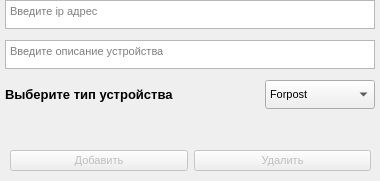
      <widget class="QWidget" name="page">
       <property name="geometry">
        <rect>
         <x>0</x>
         <y>0</y>
         <width>380</width>
         <height>181</height>
        </rect>
       </property>
       <attribute name="label">
        <string>Добавить | Удалить устройство</string>
       </attribute>
       <widget class="QComboBox" name="comboBox">
        <property name="geometry">
         <rect>
          <x>265</x>
          <y>80</y>
          <width>110</width>
          <height>29</height>
         </rect>
        </property>
        <property name="font">
         <font>
          <pointsize>8</pointsize>
          <weight>50</weight>
          <italic>false</italic>
          <bold>false</bold>
          <underline>false</underline>
         </font>
        </property>
        <property name="acceptDrops">
         <bool>false</bool>
        </property>
        <property name="layoutDirection">
         <enum>Qt::LeftToRight</enum>
        </property>
        <property name="styleSheet">
         <string notr="true"/>
        </property>
        <property name="editable">
         <bool>false</bool>
        </property>
        <property name="maxVisibleItems">
         <number>10</number>
        </property>
        <item>
         <property name="text">
          <string comment="12">Forpost</string>
         </property>
        </item>
        <item>
         <property name="text">
          <string>Forpost_2</string>
         </property>
        </item>
        <item>
         <property name="text">
          <string>Forpost_3</string>
         </property>
        </item>
        <item>
         <property name="text">
          <string>APC</string>
         </property>
        </item>
        <item>
         <property name="text">
          <string>Eaton</string>
         </property>
        </item>
        <item>
         <property name="text">
          <string>SC200</string>
         </property>
        </item>
        <item>
         <property name="text">
          <string>Legrand</string>
         </property>
        </item>
        <item>
         <property name="text">
          <string>Modbus</string>
         </property>
        </item>
        <item>
         <property name="text">
          <string>Eltek</string>
         </property>
        </item>
        <item>
         <property name="text">
          <string>MACC</string>
         </property>
        </item>
        <item>
         <property name="text">
          <string>Cisco</string>
         </property>
        </item>
       </widget>
       <widget class="QTextEdit" name="textEdit_4">
        <property name="geometry">
         <rect>
          <x>5</x>
          <y>40</y>
          <width>370</width>
          <height>29</height>
         </rect>
        </property>
        <property name="maximumSize">
         <size>
          <width>16777215</width>
          <height>29</height>
         </size>
        </property>
        <property name="font">
         <font>
          <pointsize>8</pointsize>
          <weight>50</weight>
          <bold>false</bold>
         </font>
        </property>
        <property name="toolTip">
         <string/>
        </property>
        <property name="placeholderText">
         <string>Введите описание устройства</string>
        </property>
       </widget>
       <widget class="QTextEdit" name="textEdit">
        <property name="geometry">
         <rect>
          <x>5</x>
          <y>0</y>
          <width>370</width>
          <height>29</height>
         </rect>
        </property>
        <property name="maximumSize">
         <size>
          <width>16777215</width>
          <height>29</height>
         </size>
        </property>
        <property name="font">
         <font>
          <pointsize>8</pointsize>
          <weight>50</weight>
          <bold>false</bold>
         </font>
        </property>
        <property name="toolTip">
         <string/>
        </property>
        <property name="placeholderText">
         <string>Введите ip адрес</string>
        </property>
       </widget>
       <widget class="QLabel" name="label_5">
        <property name="geometry">
         <rect>
          <x>5</x>
          <y>79</y>
          <width>181</width>
          <height>31</height>
         </rect>
        </property>
        <property name="font">
         <font>
          <pointsize>10</pointsize>
          <weight>75</weight>
          <bold>true</bold>
         </font>
        </property>
        <property name="text">
         <string>Выберите тип устройства</string>
        </property>
       </widget>
       <widget class="QWidget" name="horizontalLayoutWidget_3">
        <property name="geometry">
         <rect>
          <x>10</x>
          <y>140</y>
          <width>361</width>
          <height>41</height>
         </rect>
        </property>
        <layout class="QHBoxLayout" name="horizontalLayout_3">
         <item>
          <widget class="QPushButton" name="Add_device_btn">
           <property name="enabled">
            <bool>false</bool>
           </property>
           <property name="font">
            <font>
             <pointsize>8</pointsize>
             <weight>50</weight>
             <bold>false</bold>
            </font>
           </property>
           <property name="text">
            <string>Добавить</string>
           </property>
          </widget>
         </item>
         <item>
          <widget class="QPushButton" name="Delete_device_btn">
           <property name="enabled">
            <bool>false</bool>
           </property>
           <property name="font">
            <font>
             <pointsize>8</pointsize>
             <weight>50</weight>
             <bold>false</bold>
            </font>
           </property>
           <property name="text">
            <string>Удалить</string>
           </property>
          </widget>
         </item>
        </layout>
       </widget>
      </widget>
